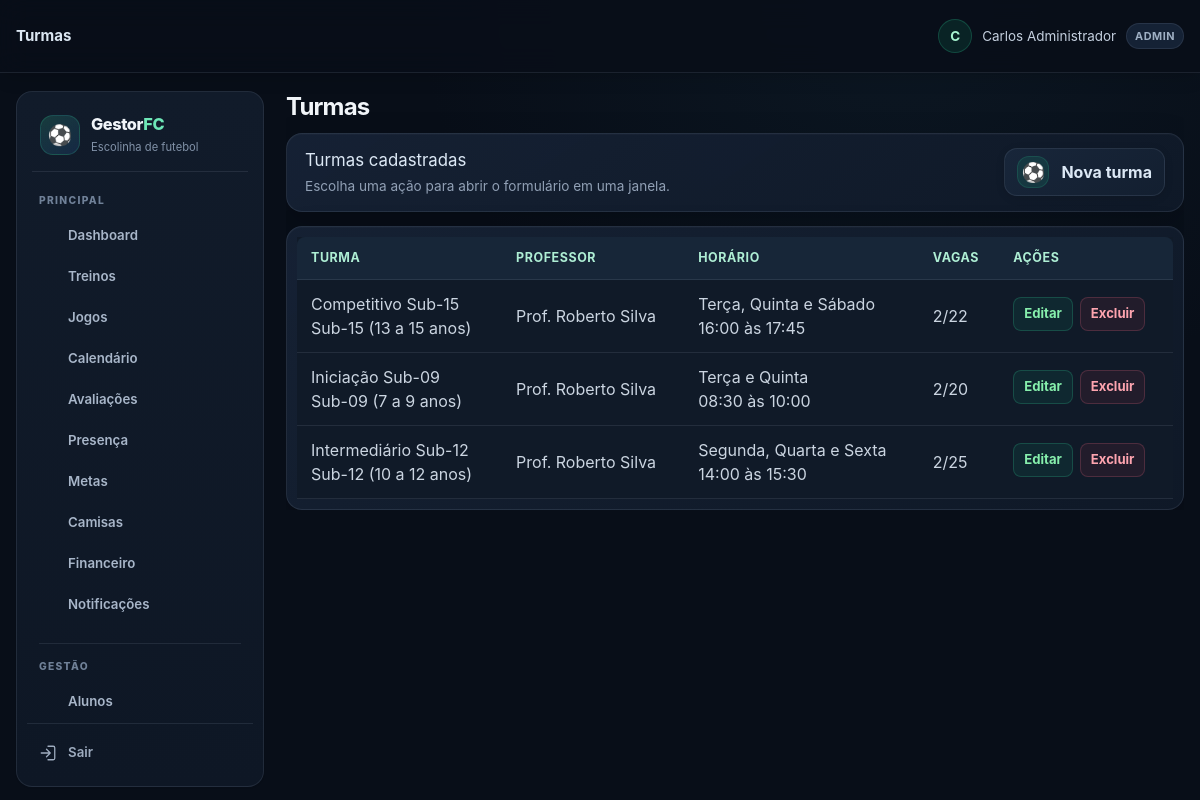
Screenshot of /turmas.php (signed in) with the database file from the repository.
### tables this page shows
CREATE TABLE TB_TURMA (
    COD_TURMA INT AUTO_INCREMENT PRIMARY KEY,
    COD_ESCOLINHA INT NOT NULL,
    COD_PROFESSOR INT NULL,
    NOME VARCHAR(50) NOT NULL,
    FAIXA_ETARIA VARCHAR(30) NOT NULL,
    DIAS_TREINO VARCHAR(100) NOT NULL,
    HORARIO VARCHAR(50) NOT NULL,
    CAPACIDADE INT DEFAULT 25,
    ATIVA TINYINT(1) DEFAULT 1,
    CRIADO_EM TIMESTAMP DEFAULT CURRENT_TIMESTAMP,
    FOREIGN KEY (COD_ESCOLINHA) REFERENCES TB_ESCOLINHA(COD_ESCOLINHA) ON DELETE CASCADE,
    FOREIGN KEY (COD_PROFESSOR) REFERENCES TB_USUARIO(COD_USUARIO) ON DELETE SET NULL
);

CREATE TABLE TB_USUARIO (
    COD_USUARIO INT AUTO_INCREMENT PRIMARY KEY,
    COD_ESCOLINHA INT NOT NULL,
    NOME VARCHAR(100) NOT NULL,
    EMAIL VARCHAR(100) NOT NULL UNIQUE,
    SENHA_HASH VARCHAR(255) NOT NULL,
    PERFIL ENUM('ADMIN', 'SECRETARIA', 'PROFESSOR', 'RESPONSAVEL', 'ALUNO') NOT NULL DEFAULT 'ADMIN',
    ATIVO TINYINT(1) DEFAULT 1,
    CRIADO_EM TIMESTAMP DEFAULT CURRENT_TIMESTAMP,
    FOREIGN KEY (COD_ESCOLINHA) REFERENCES TB_ESCOLINHA(COD_ESCOLINHA) ON DELETE CASCADE
);

### includes/helpers.php (called while the page is built, shortened)
<?php
function e($value) {
    return htmlspecialchars((string) $value, ENT_QUOTES, 'UTF-8');
}

### turmas.php (the view, shortened to what this page needs)
<?php
require_once __DIR__ . '/includes/layout.php'; require_once __DIR__ . '/config/database.php';
checkRole(['ADMIN', 'SECRETARIA']); $db = getDB(); $escolinha = currentEscolinhaId(); $edit = null;
$q = $db->prepare("SELECT t.*, u.NOME AS PROFESSOR, COUNT(m.COD_MATRICULA) AS MATRICULADOS FROM TB_TURMA t LEFT JOIN TB_USUARIO u ON u.COD_USUARIO = t.COD_PROFESSOR LEFT JOIN TB_MATRICULA m ON m.COD_TURMA = t.COD_TURMA AND m.STATUS = 'ATIVA' WHERE t.COD_ESCOLINHA = ? GROUP BY t.COD_TURMA ORDER BY t.NOME"); $q->execute([$escolinha]); $lista = $q->fetchAll();
?>
<section><div><table><thead><tr><th>Turma</th><th>Professor</th><th>Horário</th><th>Vagas</th><th>Ações</th></tr></thead><tbody><?php foreach ($lista as $t): ?><tr><td><?= e($t['NOME']) ?><br><span><?= e($t['FAIXA_ETARIA']) ?></span></td><td><?= e($t['PROFESSOR'] ?: 'Não definido') ?></td><td><?= e($t['DIAS_TREINO']) ?><br><?= e($t['HORARIO']) ?></td><td><?= (int) $t['MATRICULADOS'] ?>/<?= (int) $t['CAPACIDADE'] ?></td><td><button type="button" class="acao-tabela" data-modal-url="turmas.php?mini=1&amp;editar=<?= (int) $t['COD_TURMA'] ?>" data-modal-titulo="Editar turma">Editar</button><form method="post" data-confirm-submit="Excluir esta turma?"><input type="hidden" name="csrf_token" value="<?= e(csrfToken()) ?>"><input type="hidden" name="action" value="delete"><input type="hidden" name="id" value="<?= (int) $t['COD_TURMA'] ?>"><button>Excluir</button></form></td></tr><?php endforeach; ?></tbody></table></div></section>

### rows the page displays
tb_turma: NOME "Competitivo Sub-15", FAIXA_ETARIA "Sub-15 (13 a 15 anos)", COD_PROFESSOR.NOME "Prof. Roberto Silva", DIAS_TREINO "Terça, Quinta e Sábado", HORARIO "16:00 às 17:45", MATRICULADOS "2", CAPACIDADE "22"
tb_turma: NOME "Iniciação Sub-09", FAIXA_ETARIA "Sub-09 (7 a 9 anos)", COD_PROFESSOR.NOME "Prof. Roberto Silva", DIAS_TREINO "Terça e Quinta", HORARIO "08:30 às 10:00", MATRICULADOS "2", CAPACIDADE "20"
tb_turma: NOME "Intermediário Sub-12", FAIXA_ETARIA "Sub-12 (10 a 12 anos)", COD_PROFESSOR.NOME "Prof. Roberto Silva", DIAS_TREINO "Segunda, Quarta e Sexta", HORARIO "14:00 às 15:30", MATRICULADOS "2", CAPACIDADE "25"

### other values shown
$title "Turmas"
$_SESSION['username'] "Carlos Administrador"
$_SESSION['user_role'] "ADMIN"
$label "Dashboard Treinos Jogos Calendário Avaliações Presença Metas Camisas Financeiro Notificações Alunos"
$titulosRecursos[$title] "Turmas cadastradas"
$acao[1] "⚽"
$acao[0] "Nova turma"
